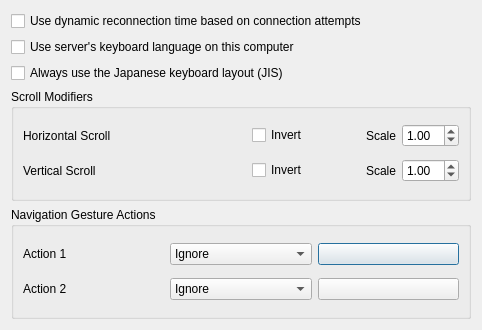
<?xml version="1.0" encoding="UTF-8"?>
<ui version="4.0">
 <class>ClientConfigDialog</class>
 <widget class="QDialog" name="ClientConfigDialog">
  <property name="geometry">
   <rect>
    <x>0</x>
    <y>0</y>
    <width>482</width>
    <height>330</height>
   </rect>
  </property>
  <property name="sizePolicy">
   <sizepolicy hsizetype="Maximum" vsizetype="Maximum">
    <horstretch>0</horstretch>
    <verstretch>0</verstretch>
   </sizepolicy>
  </property>
  <property name="windowTitle">
   <string>Client Configuration</string>
  </property>
  <layout class="QVBoxLayout" name="verticalLayout">
   <item>
    <widget class="QCheckBox" name="cbDynamicConnectTime">
     <property name="toolTip">
      <string>&lt;html&gt;&lt;head/&gt;&lt;body&gt;&lt;p&gt;Allow the client to slow the rate it attempts to reconnect to the server when connections attempts are failing. The delay between connection attempts will  start at 1 second intervals and can be a maxium of 5 minutes between connection attempts.&lt;/p&gt;&lt;/body&gt;&lt;/html&gt;</string>
     </property>
     <property name="text">
      <string>Use dynamic reconnection time based on connection attempts</string>
     </property>
    </widget>
   </item>
   <item>
    <widget class="QCheckBox" name="cbLanguageSync">
     <property name="text">
      <string>Use server's keyboard language on this computer</string>
     </property>
    </widget>
   </item>
   <item>
    <widget class="QCheckBox" name="cbForceJapaneseLayout">
     <property name="text"><string>Always use the Japanese keyboard layout (JIS)</string></property>
     <property name="toolTip"><string>Uses the installed Japanese layout regardless of the server input language. This takes precedence over language synchronization. IME on/off keys still work.</string></property>
    </widget>
   </item>
   <item>
    <widget class="QGroupBox" name="groupBox">
     <property name="title">
      <string>Scroll Modifiers</string>
     </property>
     <layout class="QGridLayout" name="gridLayout">
      <item row="5" column="2">
       <widget class="QCheckBox" name="cbYScrollInvert">
        <property name="text">
         <string>Invert</string>
        </property>
       </widget>
      </item>
      <item row="1" column="2">
       <widget class="QCheckBox" name="cbXScrollInvert">
        <property name="text">
         <string>Invert</string>
        </property>
       </widget>
      </item>
      <item row="5" column="4">
       <layout class="QHBoxLayout" name="horizontalLayout_2">
        <item>
         <widget class="QLabel" name="lblScrollSpeed">
          <property name="sizePolicy">
           <sizepolicy hsizetype="Maximum" vsizetype="Preferred">
            <horstretch>0</horstretch>
            <verstretch>0</verstretch>
           </sizepolicy>
          </property>
          <property name="text">
           <string>Scale</string>
          </property>
         </widget>
        </item>
        <item>
         <widget class="QDoubleSpinBox" name="sbYScrollScale">
          <property name="sizePolicy">
           <sizepolicy hsizetype="Maximum" vsizetype="Fixed">
            <horstretch>0</horstretch>
            <verstretch>0</verstretch>
           </sizepolicy>
          </property>
          <property name="accelerated">
           <bool>true</bool>
          </property>
          <property name="correctionMode">
           <enum>QAbstractSpinBox::CorrectionMode::CorrectToNearestValue</enum>
          </property>
          <property name="minimum">
           <double>0.100000000000000</double>
          </property>
          <property name="maximum">
           <double>10.000000000000000</double>
          </property>
          <property name="singleStep">
           <double>0.100000000000000</double>
          </property>
          <property name="value">
           <double>1.000000000000000</double>
          </property>
         </widget>
        </item>
       </layout>
      </item>
      <item row="1" column="4">
       <layout class="QHBoxLayout" name="horizontalLayout_3">
        <item>
         <widget class="QLabel" name="lblXScrollSpeed">
          <property name="sizePolicy">
           <sizepolicy hsizetype="Maximum" vsizetype="Preferred">
            <horstretch>0</horstretch>
            <verstretch>0</verstretch>
           </sizepolicy>
          </property>
          <property name="text">
           <string>Scale</string>
          </property>
         </widget>
        </item>
        <item>
         <widget class="QDoubleSpinBox" name="sbXScrollScale">
          <property name="sizePolicy">
           <sizepolicy hsizetype="Maximum" vsizetype="Fixed">
            <horstretch>0</horstretch>
            <verstretch>0</verstretch>
           </sizepolicy>
          </property>
          <property name="accelerated">
           <bool>true</bool>
          </property>
          <property name="correctionMode">
           <enum>QAbstractSpinBox::CorrectionMode::CorrectToNearestValue</enum>
          </property>
          <property name="minimum">
           <double>0.100000000000000</double>
          </property>
          <property name="maximum">
           <double>10.000000000000000</double>
          </property>
          <property name="singleStep">
           <double>0.100000000000000</double>
          </property>
          <property name="value">
           <double>1.000000000000000</double>
          </property>
         </widget>
        </item>
       </layout>
      </item>
      <item row="1" column="0" colspan="2">
       <widget class="QLabel" name="lblHScroll">
        <property name="text">
         <string>Horizontal Scroll</string>
        </property>
       </widget>
      </item>
      <item row="5" column="0" colspan="2">
       <widget class="QLabel" name="lblVScroll">
        <property name="text">
         <string>Vertical Scroll</string>
        </property>
       </widget>
      </item>
     </layout>
    </widget>
   </item>
   <item>
    <widget class="QGroupBox" name="groupNavigationGestures">
     <property name="title">
      <string>Navigation Gesture Actions</string>
     </property>
     <property name="toolTip">
      <string>Choose how navigation actions received from a Deskflow server behave on this computer.</string>
     </property>
     <layout class="QGridLayout" name="gridNavigationGestures">
      <item row="0" column="0">
       <widget class="QLabel" name="labelNavigationAction1">
        <property name="text">
         <string>Action 1</string>
        </property>
       </widget>
      </item>
      <item row="0" column="1">
       <widget class="QComboBox" name="comboNavigationAction1">
        <item><property name="text"><string>Ignore</string></property></item>
        <item><property name="text"><string>Back</string></property></item>
        <item><property name="text"><string>Forward</string></property></item>
        <item><property name="text"><string>Custom shortcut</string></property></item>
       </widget>
      </item>
      <item row="0" column="2">
       <widget class="KeySequenceWidget" name="keyNavigationAction1"/>
      </item>
      <item row="1" column="0">
       <widget class="QLabel" name="labelNavigationAction2">
        <property name="text">
         <string>Action 2</string>
        </property>
       </widget>
      </item>
      <item row="1" column="1">
       <widget class="QComboBox" name="comboNavigationAction2">
        <item><property name="text"><string>Ignore</string></property></item>
        <item><property name="text"><string>Back</string></property></item>
        <item><property name="text"><string>Forward</string></property></item>
        <item><property name="text"><string>Custom shortcut</string></property></item>
       </widget>
      </item>
      <item row="1" column="2">
       <widget class="KeySequenceWidget" name="keyNavigationAction2"/>
      </item>
     </layout>
    </widget>
   </item>
  </layout>
 </widget>
 <customwidgets>
  <customwidget>
   <class>KeySequenceWidget</class>
   <extends>QPushButton</extends>
   <header>widgets/KeySequenceWidget.h</header>
  </customwidget>
 </customwidgets>
 <resources/>
 <connections/>
</ui>
